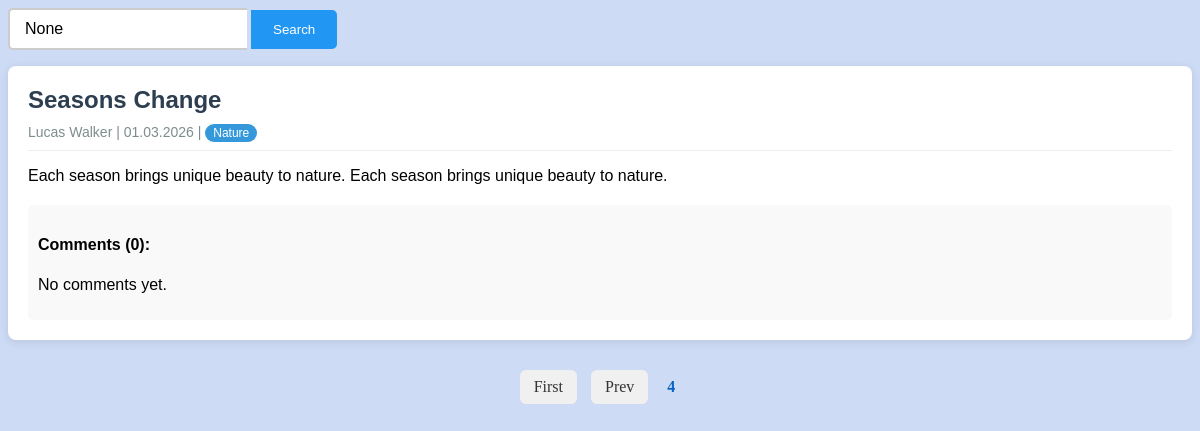
/?page=4, run on the app's committed database.
### blog/models.py (models this page shows, shortened)
class Article(models.Model):
    title = models.CharField(max_length=200)
    content = models.TextField()
    author = models.CharField(max_length=200)
    created_at = models.DateField()
    category = models.ForeignKey(
        Category,
        on_delete=models.CASCADE,
        related_name='articles'
    )

class Category(models.Model):
    name = models.CharField(max_length=100)
    description = models.TextField(blank=True)

### blog/views.py (the view)
# urls.py: path('', article_list, name='article_list'),
def article_list(request):
    articles = Article.objects.all().order_by('-created_at')
    query = request.GET.get('q')
    no_results = False
    if query:
        articles = articles.filter(
            title__icontains=query
        ) | articles.filter(
            content__icontains=query
        )
    if not articles.exists():
        no_results = True
        return render(request, 'blog/article_list.html', {
            'no_results': True,
            'query': query
        })
    paginator = Paginator(articles, 5)
    page_number = request.GET.get('page')
    page_obj = paginator.get_page(page_number)
    return render(request, 'blog/article_list.html', {
        'page_obj': page_obj,
        'query': query,
        'no_results': no_results
    })

### blog/templates/blog/article_list.html (shortened to what this page needs)
{% load static %}
<link rel="stylesheet" href="{% static 'blog/style.css' %}">
<form class="search-bar" method="get">
    <input class="search-input" type="text" name="q" value="{{ query }}" placeholder="Search...">
    <button class="search-button" type="submit">Search</button>
</form>
{% if no_results %}
    <p>No articles found for "{{ query }}"</p>
{% else %}
    {% for article in page_obj %}
        <article class="article-card">
            <header class="article-header">
                <h2 class="article-title">{{ article.title }}</h2>
                <div class="meta-info">
                    <span>{{ article.author|default:"Anonym" }}</span> |
                    <span>{{ article.created_at|date:"d.m.Y" }}</span> |
                    <span class="category-badge">{{ article.category.name }}</span>
                </div>
            </header>
            <div class="article-content">
                <p>{{ article.content }}</p>
            </div>
            <section class="comment-section">
                <h4> Comments ({{ article.comments.count }}):</h4>
                {% for comment in article.comments.all %}
                    <div class="comment-item">
                        <p>{{ comment.author }} | {{ comment.created_at|date:"d.m.Y" }}: </p>
                        {{ comment.text }}
                    </div>
                {% empty %}
                    <p>No comments yet.</p>
                {% endfor %}
            </section>
        </article>
    {% endfor %}
    <div class="pagination">
        {% if page_obj.has_previous %}
            <a class="page-btn" href="?page=1">First</a>
            <a class="page-btn" href="?page={{ page_obj.previous_page_number }}">Prev</a>
        {% endif %}
        <span class="current-page">{{ page_obj.number }}</span>
    </div>
{% endif %}

### blog/static/blog/style.css (style rules this page uses)
.search-input { padding: 10px 15px; font-size: 16px; border: 2px solid #ccc; border-right: none; border-radius: 5px 0 0 5px; }
.search-button { padding: 10px 20px; background-color: #2196F3; color: white; border: 2px solid #2196F3; border-radius: 0 5px 5px 0; cursor: pointer; transition: background-color 0.3s ease; }
.article-card { background: #fff; border-radius: 8px; box-shadow: 0 2px 10px rgba(0, 0, 0, 0.1); margin-bottom: 30px; padding: 20px; font-family: sans-serif; }
.article-header { border-bottom: 1px solid #eee; margin-bottom: 15px; padding-bottom: 10px; }
.article-title { color: #2c3e50; margin: 0 0 10px 0; }
.meta-info { font-size: 14px; color: #7f8c8d; }
.category-badge { background: #3498db; color: white; padding: 2px 8px; border-radius: 12px; font-size: 12px; }
.comment-section { margin-top: 20px; background: #f9f9f9; padding: 10px; border-radius: 5px; }
.pagination { margin-top: 20px; text-align: center; }
.page-btn { display: inline-block; padding: 8px 14px; margin: 0 5px; text-decoration: none; color: #333; background-color: #f0f0f0; border-radius: 6px; transition: 0.2s; }
.current-page { display: inline-block; margin: 0 10px; font-weight: bold; font-size: 16px; color: #0763c6; }

### data on the page
Article: title "Seasons Change", author "Lucas Walker", created_at "01.03.2026", category.name "Nature", content "Each season brings unique beauty to nature. Each season brings unique beauty to nature.", comments.count "0"

### other printed values
{{ page_obj.number }} "4"
